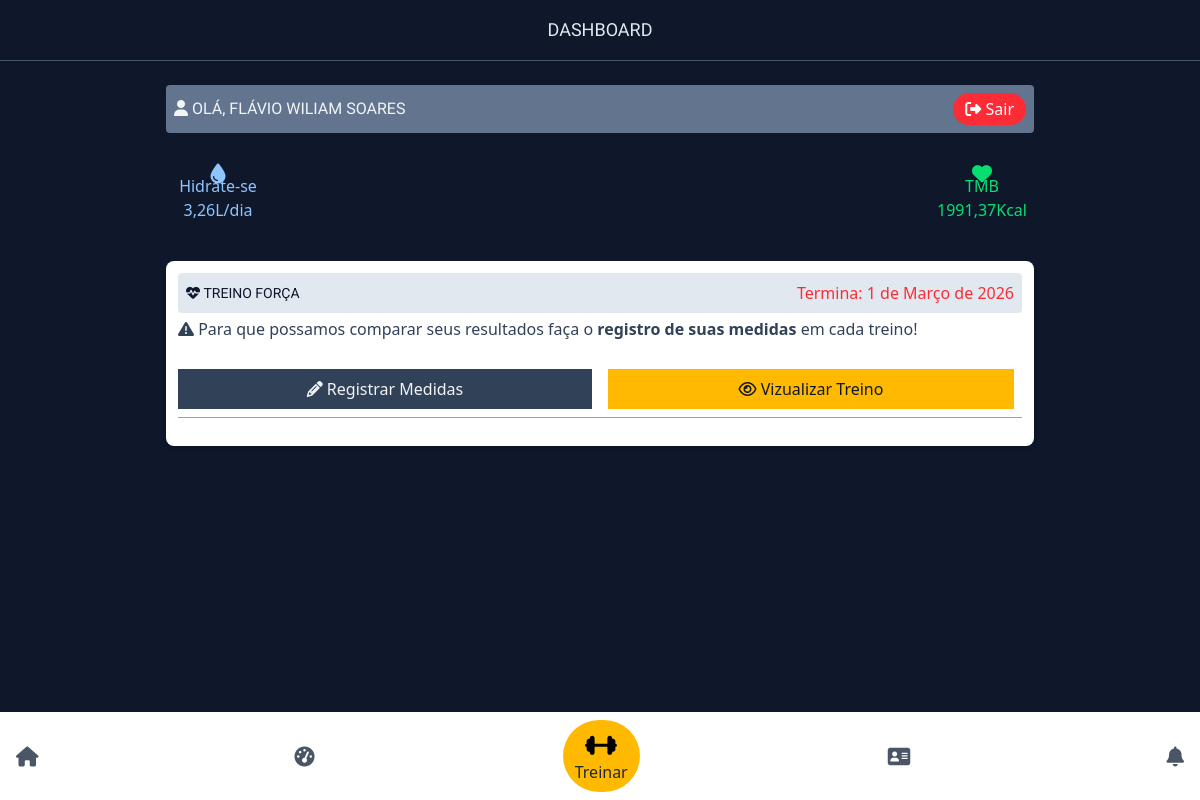
Before: /home/ (signed in) with the older database file.
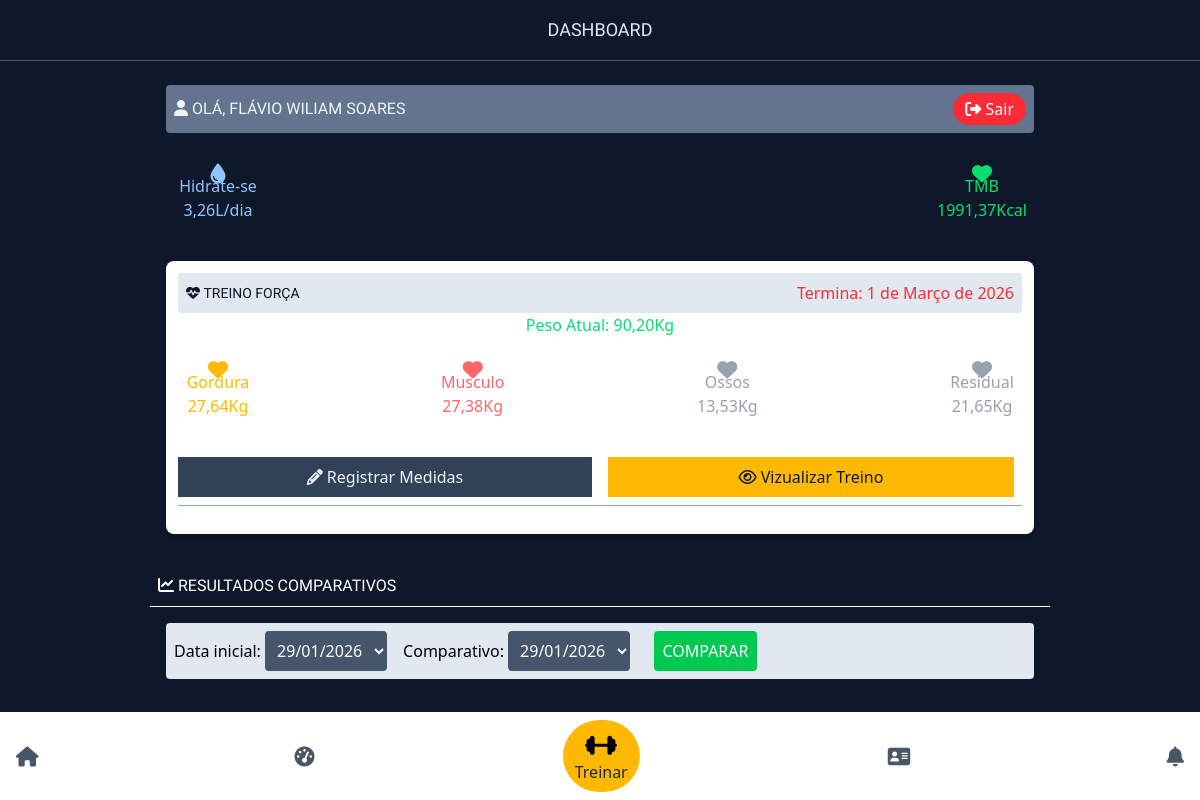
After: the same page with the newer database file.
### app_personal/models.py (models this page shows, shortened)
class Mesociclo(models.Model):
    user = models.ForeignKey(User, on_delete=models.CASCADE)
    titulo = models.CharField(max_length=255)
    periodizacao = models.CharField(max_length=255)
    pub_date = models.DateTimeField(auto_now_add=True)
    duracao = models.DateField(null=True)

### app/models.py (models this page shows, shortened)
class Medidas(models.Model):
    user = models.ForeignKey(User, on_delete=models.CASCADE, null=True)
    mesociclo_id = models.IntegerField(null=True)
    peso = models.DecimalField(null=True, max_digits=10, decimal_places=2)
    pescoco = models.FloatField(null=True)
    torax = models.FloatField(null=True)
    cintura = models.FloatField(null=True)
    quadril = models.FloatField(null=True)
    braco_direito = models.FloatField(null=True)
    braco_esquerdo = models.FloatField(null=True)
    coxa_direita = models.FloatField(null=True)
    coxa_esquerda = models.FloatField(null=True)
    created_at = models.DateField(auto_now=True)
    def calcular_percentual_gordura(self, sexo, altura=0):
        try:
            if sexo == 'masculino':
                resultado = 495/(1.0324 - 0.19077*math.log10(self.cintura - self.pescoco)+0.15456*math.log10(altura))-450
            else:
                resultado = 495/(1.29579-0.35004*math.log10(self.cintura+self.quadril-self.pescoco)+0.22100*math.log10(altura))-450
            return round(resultado, 2)
        except (ValueError, TypeError, ZeroDivisionError):
            return None

### app/views.py (the view)
# urls.py: path('home/', views.home, name='home'),
def home(request):
    user_auth = request.user.is_authenticated
    user_id = request.user.id
    user_group = request.user.groups.all()
    if not user_auth:
        return redirect('login_view')
    else:
        dados_iniciais_verificados = DadosIniciais.objects.filter(user_id = user_id)
        treino = Mesociclo.objects.filter(user_id=user_id).order_by('-id')[:1]
        medidas = Medidas.objects.filter(user_id=user_id)
        if not medidas:
            medidas = None
        if not dados_iniciais_verificados:
            return redirect('dados_iniciais')
        else:
            dados_iniciais = DadosIniciais.objects.get(user_id = user_id)
            gorduras = Medidas.objects.filter(user_id=user_id).order_by('-id')
            dados_gordura=[]
            if gorduras:
                for g in gorduras:
                    dados_gordura.append({
                        'gordura': g.calcular_percentual_gordura(dados_iniciais.genero, dados_iniciais.altura),
                        'peso':g.peso
                    })
                ossos = float(dados_gordura[0]['peso'])*0.15
                residual = float(dados_gordura[0]['peso'])*0.24
                gordura = float(dados_gordura[0]['peso'])*float(dados_gordura[0]['gordura'])/100
                musculo = float(dados_gordura[0]['peso']) - (ossos + residual + gordura)
            else:
                dados_gordura=[{'gordura':0, 'peso':0}]
                ossos = None
                residual = None
                gordura = None
                musculo = None
            context={
            'treino':treino,
            'grupo':user_group,
            'dados_iniciais':dados_iniciais,
            'calc_idade':dados_iniciais.Idade(),
            'calc_agua':dados_iniciais.calc_agua(),
            'tmb':dados_iniciais.calc_kcal(),
            'medidas':medidas,
            'gordura_kg':gordura,
            'gordura':dados_gordura[0]['gordura'],
            'peso':dados_gordura[0]['peso'],
            'musculo':musculo,
            'ossos':ossos,
            'residual':residual,
            }
        return render(request, 'inicio/home.html', context)

### app/models.py (called while the page is built)
    def Idade(self):
        hoje = datetime.date.today()
        idade = hoje.year - self.data_nascimento.year - ((hoje.month, hoje.day) < (self.data_nascimento.month, self.data_nascimento.day))
        return idade

    def calc_agua(self):
        idade = self.Idade()
        quantidade = self.peso*idade
        return round(quantidade/1000, 2)

    def calc_kcal(self):
        peso = self.peso
        altura = self.altura
        idade=self.Idade()
        genero = self.genero
        if genero == 'masculino':
            tmb = 66.47+(13.75*peso)+(5.003*altura)-(6.775*idade)
        elif genero == 'feminino':
            tmb=655.09+(9.563*peso)+(1.85*altura)-(4.676*idade)
        elif not genero:
            tmb = 0
        return round(tmb,2)

### app/templates/inicio/home.html (shortened to what this page needs)
{% extends 'base/base.html' %}
{% block 'content'%}
{% if user %}
<h1 class="text-center text-lg border-b-1 border-slate-600 p-4 text-slate-200">DASHBOARD</h1>
<section class="content w-full max-w-[900px] m-auto my-2 p-4 text-white space-y-3 ">
    <div class="flex items-center justify-between bg-slate-500 p-2 rounded">
        <h1 class="text-slate-100"><i class="fa fa-user"></i>&nbsp;Olá, {{user.first_name}}</h1>
        <a href="{% url 'logout' %}" class="bg-red-500 py-1 px-3 rounded-full"><i class="fa fa-sign-out"></i> Sair</a>
    </div>
    <div>
        <div class="flex justify-between">
            <div class="w-26 h-26 rounded flex flex-col items-center justify-center text-blue-300">
                <i class="fa fa-tint fa-lg"></i>
                <p class="font-medium">Hidrate-se</p>
                <p>{{calc_agua}}L/dia</p>
            </div>
            <div class="w-26 h-26 rounded flex flex-col items-center justify-center text-green-400">
                <i class="fa fa-heart fa-lg"></i>
                <p class="font-medium">TMB</p>
                <p>{{tmb}}Kcal</p>
            </div>
        </div>
    </div>
    {% if treino %}
    <div class="bg-white p-3 rounded-lg text-amber-900 shadow-md my-2">
        {% for t in treino %}
        <div class="flex rounded items-center justify-between items-center bg-slate-200 p-2">
            <h2 class="text-sm text-slate-900 uppercase"><i class="fa fa-heartbeat"></i>&nbsp;{{t.titulo}}</h2>
            <p class="text-red-500 font-medium">Termina: {{t.duracao}}</p>
        </div>
        {% if not medidas%}
        <div class="py-1 text-slate-700"><i class="fa fa-warning"></i>&nbsp;Para que possamos comparar seus resultados faça o <strong>registro de suas medidas</strong> em cada treino!</div>
        {%else%}
        {% if peso != 0 %}
            <div class="flex items-center justify-center text-green-400">
                <p class="font-medium">Peso Atual: {{peso}}Kg</p>
            </div>
            {%endif%}
        <div class="flex items-center justify-between my-4 ">
             {% if gordura != 0 %}
            <div class="w-20 h-20 rounded flex flex-col items-center justify-center text-amber-400">
                <i class="fa fa-heart fa-lg"></i>
                <p class="font-medium">Gordura</p>
                <p>{{gordura_kg|floatformat:2}}Kg</p>
            </div>
            <div class="w-20 h-20 rounded flex flex-col items-center justify-center text-red-400">
                <i class="fa fa-heart fa-lg"></i>
                <p class="font-medium">Musculo</p>
                <p>{{musculo|floatformat:2}}Kg</p>
            </div>
            <div class="w-20 h-20 rounded flex flex-col items-center justify-center text-gray-400">
                <i class="fa fa-heart fa-lg"></i>
                <p class="font-medium">Ossos</p>
                <p>{{ossos|floatformat:2}}Kg</p>
            </div>
            <div class="w-20 h-20 rounded flex flex-col items-center justify-center text-gray-400">
                <i class="fa fa-heart fa-lg"></i>
                <p class="font-medium">Residual</p>
                <p>{{residual|floatformat:2}}Kg</p>
            </div>
            {%endif%}
        </div>
        {% endif %}
        <ul class="w-full flex items-center my-4 gap-2 border-b-1 border-slate-400">
            <li class="w-full">
                <a href="{% url 'medidas' t.id %}" class="text-center block text-slate-100  p-2 bg-slate-700 ">
                    <i class="fa fa-pencil"></i>
                    Registrar Medidas
                </a>
            </li>
            <li class="w-full p-2">
                 <a href="{% url 'treino_micro' t.id%}" class="text-center block p-2 bg-amber-400 text-slate-900">
                    <i class="fa fa-eye"></i>
                    Vizualizar Treino
                </a>
            </li>
        </ul>
        {% endfor %}
    </div>
    {% endif %}
</section>
{% if medidas %}
<section class="content w-full max-w-[900px] m-auto my-2 ">
    <h1 class="text-white border-b-1 border-white p-2"><i class="fa fa-line-chart"></i>&nbsp;Resultados Comparativos</h1>
    <form action="{% url 'comparar_medidas_aluno' %}" method="get" class="form-comparar flex bg-slate-200 p-2 m-4 rounded gap-4">
        <div>
            <label>Data inicial:</label>
            <select name="data1" id="data_antiga" class="bg-slate-600 text-white rounded p-2">
                {% for data1 in medidas %}
                    <option value="{{data1.id}}">{{data1.created_at|date:'d/m/Y'}}</option>
                {% endfor %}
            </select>
        </div>
        <div>
            <label>Comparativo:</label>
            <select name="data2" id="data_atual" class="bg-slate-600 text-white rounded p-2">
                {% for data2 in medidas %}
                    <option value="{{data2.id}}">{{data2.created_at|date:'d/m/Y'}}</option>
                {% endfor %}
            </select>
        </div>
        <div>
            <label>&nbsp;</label>
            <button type="submit" class="cursor-pointer bg-green-500 uppercase text-white font-medium p-2 rounded">Comparar</button>
        </div>
    </form>
<br><br>
<br><br>
</section>
{%endif%}
{% endif %}
{% endblock %}

### templates/base/base.html (shortened to what this page needs)
{% load static %}
<!DOCTYPE html>
<html lang="pt-br">
<head>
    <link rel="stylesheet" href="{% static 'css/style.css' %}">
     <script src="https://cdn.jsdelivr.net/npm/@tailwindcss/browser@4"></script>
     <link rel="stylesheet" href="https://cdnjs.cloudflare.com/ajax/libs/font-awesome/4.7.0/css/font-awesome.css" />
</head>
<body class="bg-slate-900 relative">
    {% include 'base/menu.html' %}
    {% block 'content' %}
    {% endblock %}
</body>
</html>

### templates/base/menu.html (shortened to what this page needs)
{% if user.is_authenticated == True %}
<nav class="w-full bg-white p-2 fixed bottom-0 left-0 z-9">
    <ul class="flex flex-wrap items-center justify-between gap-2">
        <li>
            <a href="{% url 'home' %}" class="text-gray-600 p-2 rounded-md px-2 ">
                <i class="fa fa-home fa-lg"></i>
            </a>
        </li>
        <li>
            <a href="{% url 'home' %}" class="text-gray-600 p-2 rounded-md px-2 ">
                <i class="fa fa-tachometer fa-lg"></i>
            </a>
        </li>
         <li class="bg-amber-400 rounded-full px-3 py-2">
            <a href="{% url 'treino' %}" class="text-slate-800 text-center rounded-full flex flex-col items-center">
                Treinar
            </a>
        </li>
        <li>
            <a href="#" id="open-config" class="text-gray-600 p-2 rounded-md px-2 ">
                <i class="fa fa-address-card fa-lg"></i>
            </a>
        </li>
        <li>
            <a href="{% url 'home' %}" class="text-gray-600 p-2 rounded-md px-2 ">
                <i class="fa fa-bell fa-lg"></i>
            </a>
        </li>
    </ul>
</nav>
{% endif %}

### app/static/css/style.css (style rules this page uses)
h1 { font-family: "Cal Sans", sans-serif !important; font-style: normal; text-transform: uppercase; }
h2 { font-family: 'Roboto'; }

Changed rows visible on the page:
shown differently, row unchanged: Mesociclo "TREINO FORÇA": gordura_kg (not shown) → "27,64"; musculo (not shown) → "27,38"; ossos (not shown) → "13,53"; residual (not shown) → "21,65"; text "Para que possamos comparar seus resultados faça o registro de suas medidas em cada treino!" → "Peso Atual: Kg Gordura Kg Musculo Kg Ossos Kg Residual Kg"
added Medidas: peso "90,20"
Other visible differences:
form field data1: (not shown) → "29/01/2026"
form field data2: (not shown) → "29/01/2026"
text now shown: "RESULTADOS COMPARATIVOS Data inicial: Comparativo: COMPARAR"
